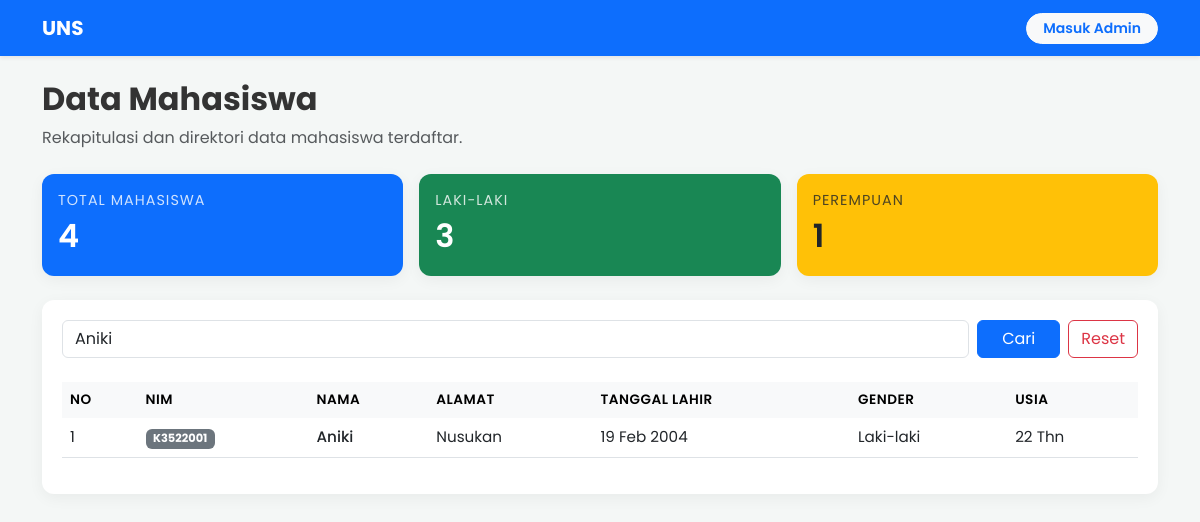
Page /index.php?cari=Aniki on the committed database.
### tables this page shows
CREATE TABLE `mahasiswa` (
  `id` int(100) NOT NULL,
  `nim` varchar(100) NOT NULL,
  `nama` varchar(100) NOT NULL,
  `alamat` varchar(100) NOT NULL,
  `tanggal_lahir` varchar(100) NOT NULL,
  `gender` varchar(100) NOT NULL,
  `usia` int(50) NOT NULL
);

### index.php (the view, shortened to what this page needs)
<?php
include 'config/koneksi.php';
?>
<!DOCTYPE html>
<html lang="id">
<head>
    <link href="https://cdn.jsdelivr.net/npm/bootstrap@5.3.0/dist/css/bootstrap.min.css" rel="stylesheet">
    <link rel="stylesheet" href="assets/css/style.css">
</head>
<body>
    <nav class="navbar navbar-expand-lg navbar-dark bg-primary shadow-sm mb-4">
        <div class="container">
            <a class="navbar-brand fw-bold" href="index.php">UNS</a>
            <div class="collapse navbar-collapse" id="navbarHome">
                <ul class="navbar-nav ms-auto mt-3 mt-lg-0">
                    <li class="nav-item">
                        <a href="pages/admin.php" class="btn btn-light btn-sm fw-semibold text-primary px-3 rounded-pill w-100">Masuk Admin</a>
                    </li>
                </ul>
            </div>
        </div>
    </nav>
    <div class="container pb-5">
        <div class="mb-4">
            <h2 class="fw-bold">Data Mahasiswa</h2>
            <p class="text-muted">Rekapitulasi dan direktori data mahasiswa terdaftar.</p>
        </div>
        <div class="row g-3 mb-4">
            <?php
            $q_total = mysqli_query($koneksi, "SELECT COUNT(*) AS total FROM mahasiswa");
            $total = mysqli_fetch_assoc($q_total)['total'];
            $q_l = mysqli_query($koneksi, "SELECT COUNT(*) AS total_l FROM mahasiswa WHERE gender='Laki-laki'");
            $total_l = mysqli_fetch_assoc($q_l)['total_l'];
            $q_p = mysqli_query($koneksi, "SELECT COUNT(*) AS total_p FROM mahasiswa WHERE gender='Perempuan'");
            $total_p = mysqli_fetch_assoc($q_p)['total_p'];
            ?>
            <div class="col-md-4">
                <div class="card card-custom bg-primary text-white h-100 p-3">
                    <div class="stat-title">Total Mahasiswa</div>
                    <div class="stat-value"><?= $total ?></div>
                </div>
            </div>
            <div class="col-md-4">
                <div class="card card-custom bg-success text-white h-100 p-3">
                    <div class="stat-title">Laki-laki</div>
                    <div class="stat-value"><?= $total_l ?></div>
                </div>
            </div>
            <div class="col-md-4">
                <div class="card card-custom bg-warning text-dark h-100 p-3">
                    <div class="stat-title">Perempuan</div>
                    <div class="stat-value"><?= $total_p ?></div>
                </div>
            </div>
        </div>
        <div class="table-wrapper">
            <form method="GET" action="index.php" class="mb-4 d-flex">
                <input type="text" name="cari" class="form-control me-2" placeholder="Cari berdasarkan nama..." value="<?php echo isset($_GET['cari']) ? $_GET['cari'] : ''; ?>">
                <button type="submit" class="btn btn-primary px-4">Cari</button>
                <?php if(isset($_GET['cari']) && $_GET['cari'] != ''): ?>
                    <a href="index.php" class="btn btn-outline-danger ms-2">Reset</a>
                <?php endif; ?>
            </form>
            <div class="table-responsive">
                <table class="table table-hover align-middle">
                    <thead class="table-light">
                        <tr>
                            <th>No</th><th>NIM</th><th>Nama</th><th>Alamat</th><th>Tanggal Lahir</th><th>Gender</th><th>Usia</th>
                        </tr>
                    </thead>
                    <tbody>
                        <?php
                        $no = 1;
                        if (isset($_GET['cari'])) {
                            $cari = $_GET['cari'];
                            $query = mysqli_query($koneksi, "SELECT * FROM mahasiswa WHERE nama LIKE '%$cari%' ORDER BY id DESC");
                        } else {
                            $query = mysqli_query($koneksi, "SELECT * FROM mahasiswa ORDER BY id DESC");
                        }
                        if(mysqli_num_rows($query) > 0) {
                            while ($data = mysqli_fetch_array($query)) {
                        ?>
                        <tr>
                            <td><?= $no++ ?></td>
                            <td><span class="badge bg-secondary"><?= $data['nim'] ?></span></td>
                            <td class="fw-medium"><?= $data['nama'] ?></td>
                            <td><?= $data['alamat'] ?></td>
                            <td><?= date('d M Y', strtotime($data['tanggal_lahir'])) ?></td>
                            <td><?= $data['gender'] ?></td>
                            <td><?= $data['usia'] ?> Thn</td>
                        </tr>
                        <?php
                            }
                        } else {
                            echo "<tr><td colspan='7' class='text-center py-4 text-muted'>Data tidak ditemukan</td></tr>";
                        }
                        ?>
                    </tbody>
                </table>
            </div>
        </div>
    </div>
</body>
</html>

### assets/css/style.css (style rules this page uses)
body { font-family: 'Poppins', sans-serif; background-color: #f4f7f6; color: #333; }
.card-custom { border: none; border-radius: 12px; box-shadow: 0 4px 15px rgba(0, 0, 0, 0.05); transition: transform 0.2s ease; }
.stat-title { font-size: 0.9rem; text-transform: uppercase; letter-spacing: 1px; opacity: 0.8; }
.stat-value { font-size: 2rem; font-weight: 600; }
.table-wrapper { background: #fff; padding: 20px; border-radius: 12px; box-shadow: 0 4px 15px rgba(0, 0, 0, 0.05); }
.table thead th { border-bottom: none; font-weight: 600; text-transform: uppercase; font-size: 0.85rem; letter-spacing: 0.5px; }
.table tbody td { vertical-align: middle; font-size: 0.95rem; }

### rows in the picture
mahasiswa: nim "K3522001", nama "Aniki", alamat "Nusukan", tanggal_lahir "19 Feb 2004", gender "Laki-laki", usia "22"

### other values in the picture
$total "4"
$total_l "3"
$total_p "1"
